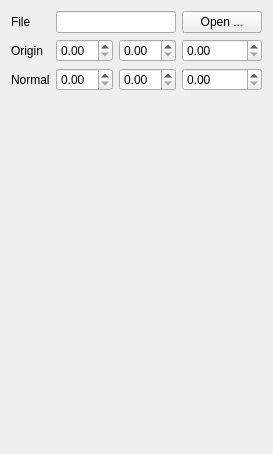
<?xml version="1.0" encoding="UTF-8"?>
<ui version="4.0">
 <class>ClipConfig</class>
 <widget class="QWidget" name="ClipConfig">
  <property name="geometry">
   <rect>
    <x>0</x>
    <y>0</y>
    <width>227</width>
    <height>454</height>
   </rect>
  </property>
  <property name="maximumSize">
   <size>
    <width>16777215</width>
    <height>16777215</height>
   </size>
  </property>
  <property name="windowTitle">
   <string>Form</string>
  </property>
  <layout class="QGridLayout" name="gridLayout_2">
   <item row="0" column="0">
    <layout class="QGridLayout" name="gridLayout">
     <item row="3" column="1">
      <spacer name="verticalSpacer">
       <property name="orientation">
        <enum>Qt::Vertical</enum>
       </property>
       <property name="sizeHint" stdset="0">
        <size>
         <width>20</width>
         <height>40</height>
        </size>
       </property>
      </spacer>
     </item>
     <item row="2" column="1">
      <widget class="QDoubleSpinBox" name="normalXSpinBox"/>
     </item>
     <item row="2" column="2">
      <widget class="QDoubleSpinBox" name="normalYSpinBox"/>
     </item>
     <item row="1" column="0">
      <widget class="QLabel" name="label">
       <property name="text">
        <string>Origin</string>
       </property>
      </widget>
     </item>
     <item row="1" column="3">
      <widget class="QDoubleSpinBox" name="originZSpinBox"/>
     </item>
     <item row="2" column="3">
      <widget class="QDoubleSpinBox" name="normalZSpinBox"/>
     </item>
     <item row="2" column="0">
      <widget class="QLabel" name="label_2">
       <property name="text">
        <string>Normal</string>
       </property>
      </widget>
     </item>
     <item row="1" column="2">
      <widget class="QDoubleSpinBox" name="originYSpinBox"/>
     </item>
     <item row="1" column="1">
      <widget class="QDoubleSpinBox" name="originXSpinBox"/>
     </item>
     <item row="0" column="0">
      <widget class="QLabel" name="label_3">
       <property name="text">
        <string>File</string>
       </property>
      </widget>
     </item>
     <item row="0" column="1" colspan="2">
      <widget class="QLineEdit" name="fileEdit">
       <property name="readOnly">
        <bool>true</bool>
       </property>
      </widget>
     </item>
     <item row="0" column="3">
      <widget class="QPushButton" name="openFileButton">
       <property name="text">
        <string>Open ...</string>
       </property>
      </widget>
     </item>
    </layout>
   </item>
  </layout>
 </widget>
 <resources/>
 <connections/>
</ui>
